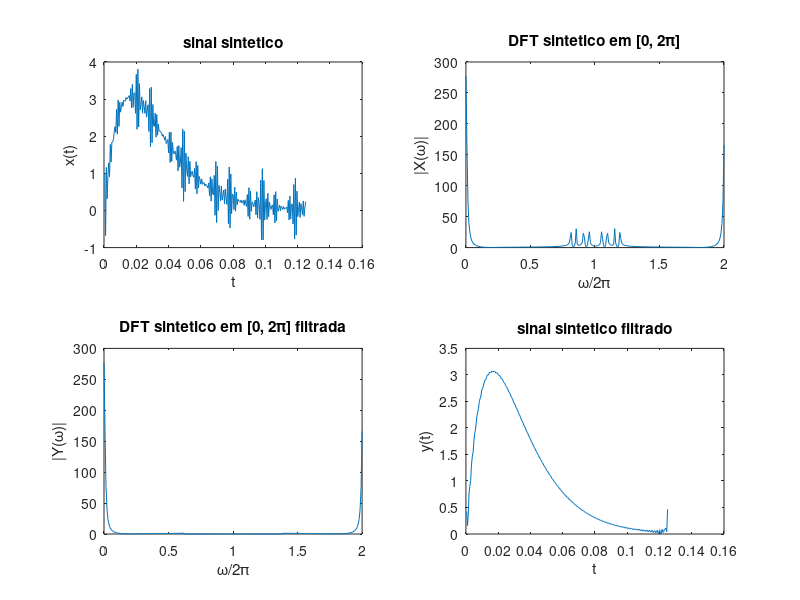

MATLAB code for this plot:
%% Inicialização do ambiente
clear; close all; clc

%% Exercício 3
sintetico_data = fopen('sintetico.csv');
sintetico = textscan(sintetico_data, '%f', 'Delimiter', ',');
sintetico = sintetico{1,1};
fclose(sintetico_data);
N = length(sintetico);

Fs = 8;
f = linspace(0, 2*pi*Fs, N)/(pi*Fs);

T = 0.125;
t = (1:N)/N*T;

figure(1)

subplot(2,2,1)
plot(t, sintetico);
xlabel('t'), ylabel('x(t)'), title('sinal sintetico');

subplot(2,2,2)
DFT_Xa = fft(sintetico, N);
plot(f, abs(DFT_Xa))
xlabel('\omega/2\pi'), ylabel('|X(\omega)|'), title('DFT sintetico em [0, 2\pi]')

subplot(2,2,3)
low_pass_filter = ones(N,1);
low_pass_filter(81:177) = 0; % 2.5 H 5.5
DFT_Xa_filtered = DFT_Xa.*low_pass_filter;
plot(f, abs(DFT_Xa_filtered))
xlabel('\omega/2\pi'), ylabel('|Y(\omega)|'), title('DFT sintetico em [0, 2\pi] filtrada')

subplot(2,2,4)
plot(t, abs(ifft(DFT_Xa_filtered)));
xlabel('t'), ylabel('y(t)'), title('sinal sintetico filtrado');


function f = X(N, inicio, fim)
f = (0:(1/N):(1 - 1/N))*(fim-inicio)+inicio;
end
